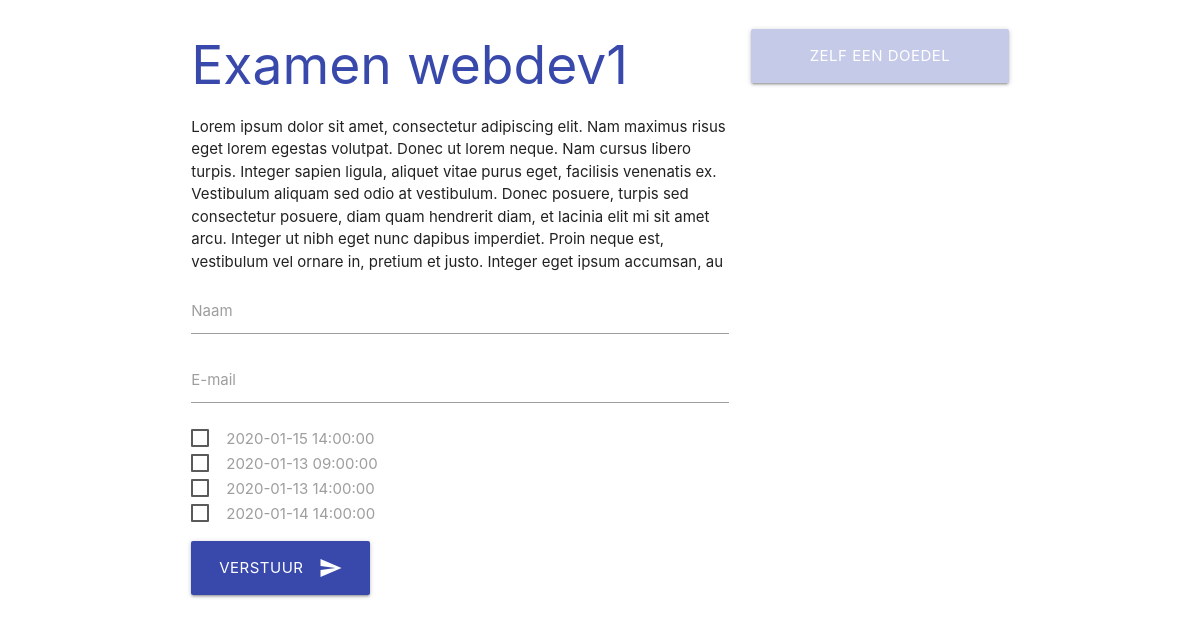
The page /index.php?doedel_code=5df29c4593e2b on the database its author committed.
### tables this page shows
CREATE TABLE `doedel` (
  `doedel_code` varchar(50) NOT NULL DEFAULT '',
  `name` varchar(256) DEFAULT NULL,
  `description` varchar(512) DEFAULT NULL,
  `creation_date` datetime DEFAULT NULL,
  PRIMARY KEY (`doedel_code`)
);

CREATE TABLE `doedel_date` (
  `doedel_date_id` int(11) unsigned NOT NULL AUTO_INCREMENT,
  `doedel_code` varchar(50) DEFAULT NULL,
  `doedel_date` datetime DEFAULT NULL,
  PRIMARY KEY (`doedel_date_id`)
);

### models/Doedel.php (called while the page is built, shortened)
<?php
class Doedel {
    public static function get_results($doedel_code){
        global $db;
        $sql = "SELECT * FROM doedel
        WHERE doedel_code = :doedel_code";
        $sth = $db->prepare($sql);
        $sth->execute([
            ':doedel_code' => $doedel_code,
        ]);
        return $sth->FetchObject();
    }
    public static function get_dates($doedel_code){
        global $db;
        $sql = "SELECT * FROM doedel_date
        WHERE doedel_code = :doedel_code";
        $sth = $db->prepare($sql);
        $sth->execute([
            ':doedel_code' => $doedel_code,
        ]);
        return $sth->FetchAll();
    }
}

### views/doedel_info.php (the view, shortened to what this page needs)
<?php require_once 'app.php'?>
<h2 class="indigo-text text-darken-1"><?php echo $doedel->name?></h2>
<p><?php echo $doedel->description?></p>
<form method="post">
<div class="input-field">
    <input type="text" id="name" name="name" class="validate">
    <label for="name">Naam</label>
</div>
<div class="input-field">
    <input type="text" id="email" name="email" class="validate">
    <label for="email">E-mail</label>
</div>
<p>
    <?php
        $doedel_dates = Doedel::get_dates($doedel_code);
        foreach ($doedel_dates as $date) {
            ?>
            <label><input type="checkbox" name ="dates[]" value="<?php echo $date['doedel_date_id'] ?>"> <span><?php echo $date['doedel_date']?></span></label><br>
            <?php
        }
    ?>
</p>
<p>
    <button type="submit" name="submit" class="waves-effect indigo darken-1 btn-large">Verstuur <i class="material-icons right">send</i></button>
</p>
</form>

### index.php (shortened to what this page needs)
<!DOCTYPE html>
<html lang="en">
<head>
    <link rel="stylesheet" href="https://cdnjs.cloudflare.com/ajax/libs/materialize/1.0.0/css/materialize.min.css">
</head>
<body>
<div class="container">
<div class="row">
      <div class="col s8">
    <?php if(isset($_GET['doedel_code'])) : ?>
        <?php
            $doedel_code = $_GET['doedel_code'];
            $doedel = Doedel::get_results($doedel_code);
            include 'views/doedel_info.php';
        ?>
    <?php endif; ?>
     </div>
    <div class="col s4">
        <a href="create.php" class="btn-large indigo lighten-4">Zelf een doedel maken</a>      </div>
    </div>
</div>
</body>
</html>

### rows shown on the page
doedel: name "Examen webdev1", description "Lorem ipsum dolor sit amet, consectetur adipiscing elit. Nam maximus risus eget lorem egestas volutpat. Donec ut lorem neque. Nam cursus libero turpis. Integer sapien ligula, aliquet vitae purus eget, facilisis venenatis ex. Vestibulum aliquam sed odio at vestibulum. Donec posuere, turpis sed consectetur posuere, diam quam hendrerit diam, et lacinia elit mi sit amet arcu. Integer ut nibh eget nunc dapibus imperdiet. Proin neque est, vestibulum vel ornare in, pretium et justo. Integer eget ipsum accumsan, au"
doedel_date: doedel_date "2020-01-15 14:00:00"
doedel_date: doedel_date "2020-01-13 09:00:00"
doedel_date: doedel_date "2020-01-13 14:00:00"
doedel_date: doedel_date "2020-01-14 14:00:00"
